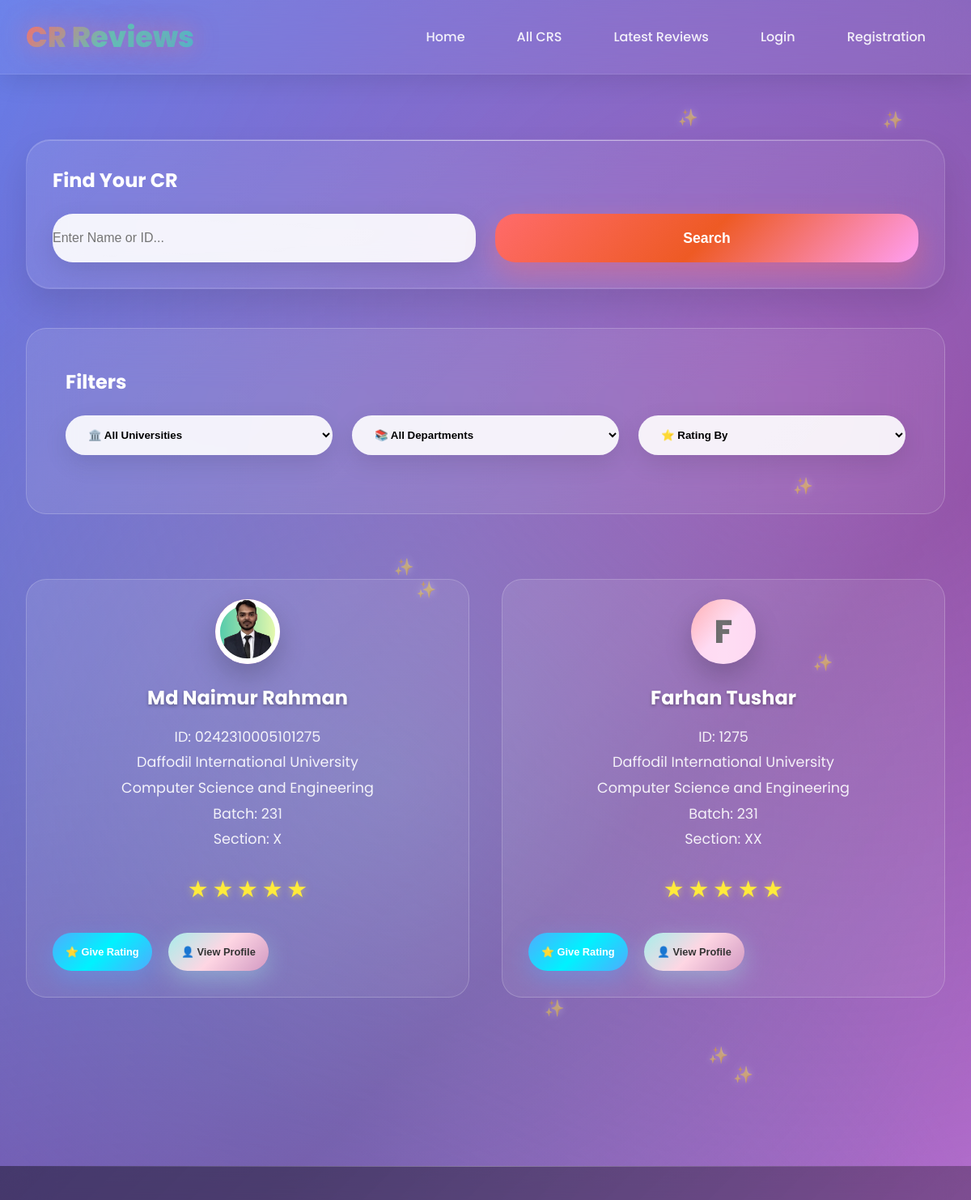
/all_cr/ (upper part), run on an earlier commit of the app's database.
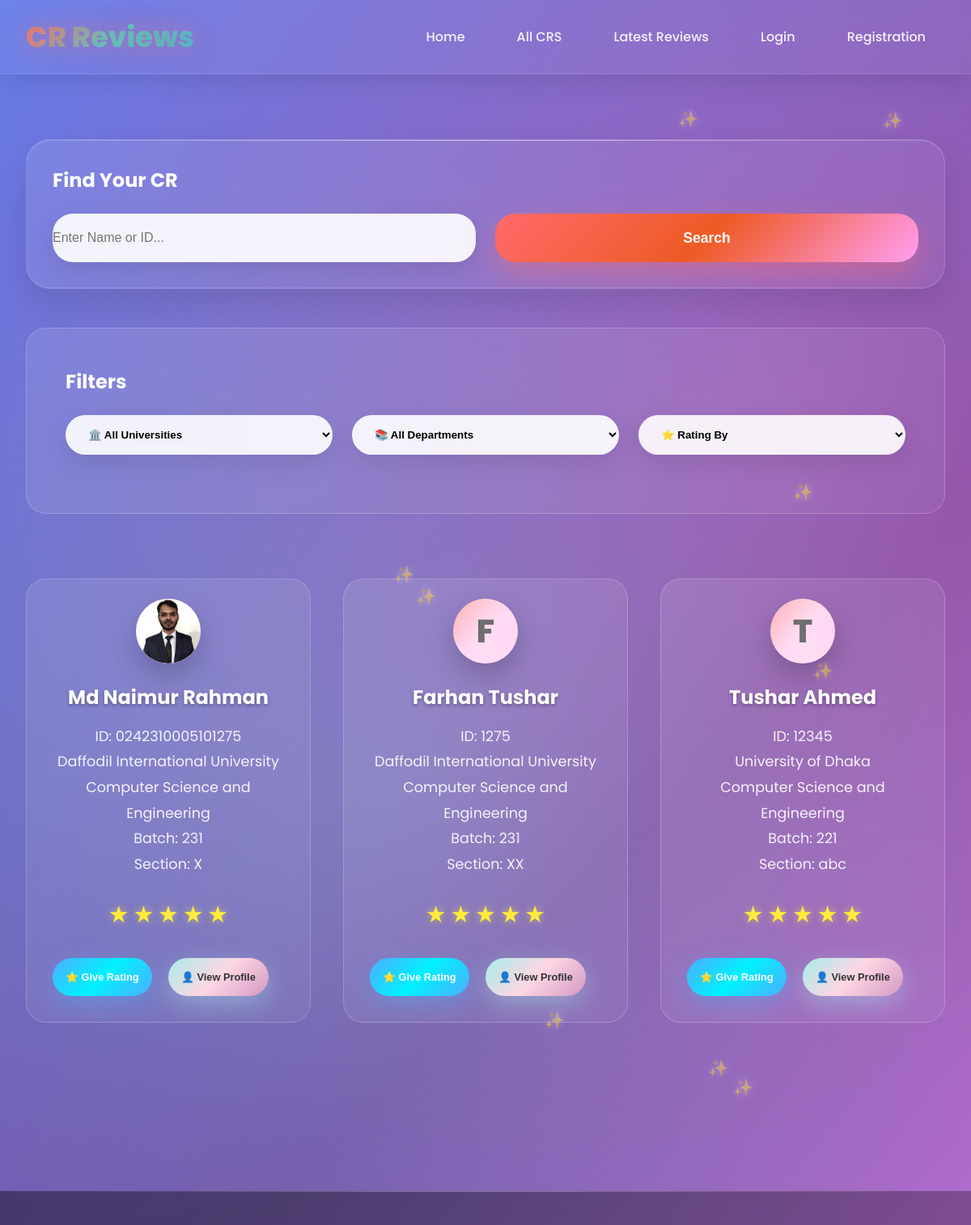
And on a later commit of the database.
### cr/models.py (models this page shows, shortened)
class CrProfile(models.Model):
    user=models.OneToOneField('userprofile.User', on_delete=models.CASCADE,related_name='cr_profile')
    university=models.ForeignKey(University, on_delete=models.CASCADE,related_name='cr_profile')
    department=models.ForeignKey(Department, on_delete=models.CASCADE,related_name='cr_profile')
    profile_picture = models.ImageField(upload_to='cr_profile_pictures/', blank=True, null=True)
    name = models.CharField(max_length=100)
    email = models.EmailField(blank=True, null=True)
    phone = models.CharField(max_length=30, blank=True, null=True)
    st_id = models.CharField(max_length=50, unique=True)
    batch = models.CharField(max_length=20)
    section = models.CharField(max_length=10)
    bio = models.TextField(blank=True, null=True)
    slug = models.SlugField(unique=True, blank=True, null=True)
    created_at=models.DateTimeField(auto_now_add=True)
    updated_at=models.DateTimeField(auto_now=True)
    daleted_at=models.DateTimeField(auto_now=True,blank=True,null=True)

class University(models.Model):
    Public = "Public"
    Private = "Private"
    university_type = [
        (Public,"Public"),
        (Private,"Private"),
    ]
    title =models.CharField(max_length=100,unique=True,blank=False,null=False)
    type =models.CharField(max_length=100,choices=university_type)
    address=models.CharField(max_length=150, blank=True, null=True)
    slug=models.SlugField(null=True,blank=True,unique=True)
    created_at=models.DateTimeField(auto_now_add=True)
    updated_at=models.DateTimeField(auto_now=True)
    daleted_at=models.DateTimeField(auto_now=True,blank=True,null=True)
    def __str__(self):
        return self.title

class Department(models.Model):
    university=models.ForeignKey(University, on_delete=models.CASCADE,related_name='departments')
    title=models.CharField(max_length=50,unique=True,blank=False,null=False)
    code=models.CharField(max_length=50,unique=True,blank=True,null=True)
    slug=models.SlugField(null=True,blank=True,unique=True)
    created_at=models.DateTimeField(auto_now_add=True)
    updated_at=models.DateTimeField(auto_now=True)
    daleted_at=models.DateTimeField(auto_now=True,blank=True,null=True)
    def __str__(self):
        return self.title

### cr/views.py (the view)
# urls.py: path('all_cr/',all_cr,name='all_cr'),
def all_cr(request):
    cr=CrProfile.objects.all()
    context={
        'cr':cr
    }
    return render(request,'all_cr.html',context)

### templates/all_cr.html (shortened to what this page needs)
{% extends 'base.html' %}
{% load static %}
{% block content %}
    <div id="all-cr" class="page">
        <div class="container">
            <div class="search-section">
                <h3 style="color: white; margin-bottom: 1.5rem; font-size: 1.5rem; font-weight: 700;">Find Your CR</h3>
                <div class="search-bar">
                    <input type="text" class="search-input" placeholder="Enter Name or ID...">
                    <button class="search-btn">Search</button>
                </div>
            </div>
            <div class="filter-section">
                <h3 style="color: white; margin-bottom: 1.5rem; font-size: 1.5rem; font-weight: 700;">Filters</h3>
                <div class="filter-row">
                    <select class="filter-select">
                        <option>🏛️ All Universities</option>
                    </select>
                    <select class="filter-select">
                        <option>📚 All Departments</option>
                    </select>
                    <select class="filter-select">
                        <option>⭐ Rating By</option>
                    </select>
                </div>
            </div>
            <div class="section">
                <div class="grid">
                    {% for cr in cr|slice:9 %}
                    <div class="card">
                        <div class="profile-photo">
                            {% if cr.profile_picture %}
                             <img src="{{ cr.profile_picture.url }}" alt="{{ cr.name }}">
                            {% else %}
                             <span>{{ cr.name|first|upper }}</span>
                            {% endif %}
                        </div>
                        <div class="cr-name">{{cr.name}}</div>
                        <div class="cr-details">
                            ID: {{cr.st_id}}<br>
                            {{cr.university}}<br>
                            {{cr.department}}<br>
                            Batch: {{cr.batch}}<br>
                            Section: {{cr.section}}<br>
                        </div>
                        <div class="rating">
                            <span class="star">★</span>
                            <span class="star">★</span>
                            <span class="star">★</span>
                            <span class="star">★</span>
                            <span class="star">★</span>
                        </div>
                        <button class="btn">⭐ Give Rating</button>
                        <button class="btn btn-secondary">👤 View Profile</button>
                    </div>
                    {% endfor %}
                </div>
            </div>
        </div>
    </div>
{% endblock content %}

### templates/base.html (shortened to what this page needs)
<!DOCTYPE html>
<html lang="en">
{% load static %}
<head>
    <link rel="stylesheet" href="{% static 'style.css' %}">
</head>
<body>
    <nav class="navbar">
        <div class="nav-container">
            <a href="home.html" class="logo">CR Reviews</a>
            <ul class="nav-links">
                <li><a href="{% url 'home' %}" class="nav-link">Home</a></li>
                <li><a href="{% url 'all_cr' %}" class="nav-link" >All CRS</a></li>
                <li><a href="{% url 'latest_reviews' %}" class="nav-link" >Latest Reviews</a></li>
                {% if user.is_authenticated %}
                <li class="user-dropdown">
                <a href="#" class="nav-link user-profile-btn">
                    <span class="user-avatar">T</span>
                    <span class="user-name">Tushar</span>
                    <span class="dropdown-arrow">▼</span>
                </a>
                <div class="dropdown-menu">
                    <div class="dropdown-header">
                        <div class="user-avatar-large">T</div>
                        <div class="user-info">
                            <strong>Tushar</strong>
                            <small>Admin</small>
                        </div>
                    </div>
                    <div class="dropdown-divider"></div>
                    <a href="" class="dropdown-item">
                        <span class="dropdown-icon">👤</span>
                        My Profile
                    </a>
                    <a href="" class="dropdown-item">
                        <span class="dropdown-icon">⭐</span>
                        My Reviews
                    </a>
                    <a href="" class="dropdown-item">
                        <span class="dropdown-icon">⚙️</span>
                        Settings
                    </a>
                    <div class="dropdown-divider"></div>
                    <a href="{% url 'logout' %}" class="dropdown-item logout-btn">
                        <span class="dropdown-icon">🚪</span>
                        Logout
                    </a>
                </div>
                </li>
                {% else %}
                <li><a href="{% url 'login'%}" class="nav-link" >Login</a></li>
                <li><a href="{%url 'registration'%}" class="nav-link">Registration</a></li>
                {% endif %}
            </ul>
        </div>
    </nav>
    {% block content %}
    {% endblock content %}
    <footer class="footer">
    </footer>
</body>
</html>

What changed in the data, as far as the page shows it:
changed CrProfile "Md Naimur Rahman": profile_picture: a different picture
added CrProfile: name|first "T", name "Tushar Ahmed", st_id "12345", university "University of Dhaka", department "Computer Science and Engineering", batch "221", section "abc"
